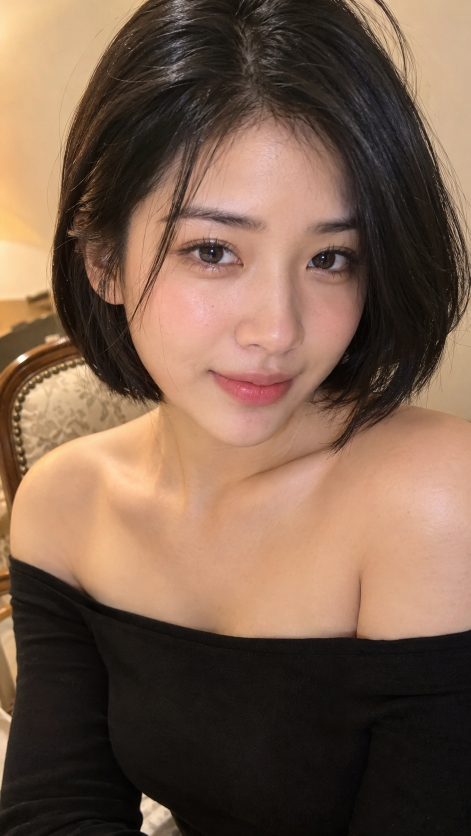
#> input picture assets/characters/Warmly Lit Bob Portrait.png, 941 x 1672 px (shown at 1/2 size)
$ python -i generate_character_sheet.py   (imports and definitions only)
#> lines starting #> are read from the running program, lines starting #| are printed output that depends on the picture; after the words box and inside, x2 and y2 are one past the last pixel; in counts of white or black regions, pixels touching at a corner belong together
#> further down, picture is the input picture: PIL image 941x1672 RGB; mean R, G, B 121.8, 94.6, 76.5
#!/usr/bin/env python3
"""Generate a per-outfit character sheet and register its identity.

ADR 0008 requires one multi-panel sheet per outfit, but the repository shipped a single
`studio_chic_black` sheet: `ARCHETYPE_IDENTITY_MAP` already points archetypes at
`kol_main_spa` / `kol_main_cozy` / `kol_main_techwear` / `kol_main_fashion`, so those
campaigns silently fell back to the black outfit. This tool closes that gap without
touching the canonical sheet.

It renders two references from the locked face anchor:

1. a 4-panel full-body turnaround (front / 45 / 90 / 180) on a flat neutral background;
2. a 2x2 close-up head grid (0 / 30 / 45 / 90), so the sheet matches the existing
   `character_sheet.png` layout (four body panels above four face panels).

Providers:
- ``flow2api`` (default): repo multimodal default (Gemini image / Nano Banana). The face
  anchor is honored; the probe measured SFace cosine ~0.84.
- ``minimax``: MiniMax ``image-01``. This proxy accepts ``file_list`` but ignores its
  content for identity: the probe measured SFace cosine ~0.16, i.e. a different face.
  Keep it for layout tests only; do not register a MiniMax sheet for production.

Both sources are watermark-cleaned with the same Telea pass used by the keyframe stage,
then composed at 2516 px wide (>= the 2048 px pre-flight minimum).

Example::

    python3 tools/generate_character_sheet.py \\
        --outfit-id minimalist_spa_silk \\
        --wardrobe-id costume_minimalist_spa_silk \\
        --identity-id kol_main_spa \\
        --identity-name "Minimalist Spa Silk" \\
        --character-tag "[KOL_MAIN_SPA]" \\
        --register

``--single-pass --aspect-ratio 16:9`` sends the canonical sheet plus the face anchor in one
Flow2API call and uses the returned image directly. 16:9 is required: the 4:3 image model
returns a portrait 3:4 canvas here and adds a second face row.

`--from-images` composes from already-downloaded sources and never touches the network.
"""

from __future__ import annotations

import argparse
import base64
import json
import re
import sys
import time
import urllib.error
import urllib.request
from pathlib import Path
from typing import Any, Sequence

import cv2
import numpy as np
from PIL import Image, ImageOps

BASE_DIR = Path(__file__).resolve().parent.parent
if str(BASE_DIR) not in sys.path:
    sys.path.insert(0, str(BASE_DIR))

from pipeline.config import (  # noqa: E402
    FLOW2API_API_KEY,
    FLOW2API_BASE_URL,
    MINIMAX_API_KEY,
    MINIMAX_BASE_URL,
)
from pipeline.offline import (  # noqa: E402
    OfflineNetworkError,
    guard_network,
    guarded_urlopen,
    guarded_urlretrieve,
)
from pipeline.wardrobe import WARDROBE_CATALOG, WardrobeItem  # noqa: E402
from tools.dramaclaw_shot_builder import (  # noqa: E402
    clean_watermark_inpaint,
    upload_reference_image,
)

CHARACTER_FILE = BASE_DIR / "assets" / "characters" / "kol_main" / "character.json"
DEFAULT_REFERENCE = BASE_DIR / "assets" / "characters" / "kol_main" / "face_anchor.png"

#: Matches the canonical studio_chic_black sheet: 4 x 629 px body panels over 4 x 629 px faces.
SHEET_WIDTH = 2516
FACE_PANEL = (629, 624)
TOP_BAND = 50
PANEL_GAP = 72
BOTTOM_BAND = 50
SHEET_BG = (219, 219, 219)  # matches the generated face grid; body studio grey is normalised onto it

IMAGE_MODEL = "image-01"
POLL_INTERVAL_SECONDS = 2
POLL_TIMEOUT_SECONDS = 180
MAX_ATTEMPTS = 3
RETRY_BACKOFF_SECONDS = 5
_TRANSIENT_MARKERS = ("503", "502", "504", "429", "upstream", "timeout", "temporarily")


class SheetGenerationError(RuntimeError):
    """MiniMax or composition failed; never paper over it with a placeholder sheet."""


# --------------------------------------------------------------------------------------
# Prompt construction
# --------------------------------------------------------------------------------------


# [9 lines that did not run here, left out]


# [22 lines that did not run here, left out]


# [14 lines that did not run here, left out]


# [41 lines that did not run here, left out]


# --------------------------------------------------------------------------------------
# MiniMax image-01
# --------------------------------------------------------------------------------------


def _poll_image_job(task_id: str) -> str:
    headers = {"User-Agent": "Mozilla/5.0", "Authorization": f"Bearer {MINIMAX_API_KEY}"}
    poll_url = f"{MINIMAX_BASE_URL}/v1/media/image/jobs/{task_id}"
    deadline = time.monotonic() + POLL_TIMEOUT_SECONDS
    while time.monotonic() < deadline:
        time.sleep(POLL_INTERVAL_SECONDS)
        req = urllib.request.Request(poll_url, headers=headers)
        with guarded_urlopen(req, operation="minimax.image_poll", timeout=30) as resp:
            payload = json.loads(resp.read().decode("utf-8"))
        status = str(payload.get("status", ""))
        if status == "Success":
            images = payload.get("images") or []
            if not images or not images[0].get("url"):
                raise SheetGenerationError(f"MiniMax job {task_id} succeeded without an image: {payload}")
            return images[0]["url"]
        if status in {"Fail", "Failed", "Error"}:
            raise SheetGenerationError(f"MiniMax job {task_id} failed: {payload}")
    raise SheetGenerationError(f"MiniMax job {task_id} timed out after {POLL_TIMEOUT_SECONDS}s")


def generate_minimax_image(
    prompt: str,
    aspect_ratio: str,
    reference_paths: Sequence[Path],
    output_path: Path,
) -> dict[str, Any]:
    """Submit one MiniMax image-01 job, download it, and Telea-clean the watermark."""
    guard_network("minimax.image_generation", f"character sheet {output_path.name}")
    if not reference_paths:
        raise SheetGenerationError("At least one identity reference is required")

    last_error: Exception | None = None
    for attempt in range(1, MAX_ATTEMPTS + 1):
        try:
            return _generate_once(prompt, aspect_ratio, reference_paths, output_path)
        except SheetGenerationError as exc:
            last_error = exc
            if not any(marker in str(exc).lower() for marker in _TRANSIENT_MARKERS) or attempt == MAX_ATTEMPTS:
                raise
            delay = RETRY_BACKOFF_SECONDS * attempt
            print(f"[Sheet] Transient MiniMax failure ({exc}); retrying in {delay}s ({attempt}/{MAX_ATTEMPTS})")
            time.sleep(delay)
    raise SheetGenerationError(f"MiniMax image generation failed: {last_error}")


def _generate_once(
    prompt: str,
    aspect_ratio: str,
    reference_paths: Sequence[Path],
    output_path: Path,
) -> dict[str, Any]:
    file_list = []
    for reference in reference_paths:
        file_list.append({"type": "character", "image_file": upload_reference_image(reference)})

    body = {
        "model": IMAGE_MODEL,
        "prompt": prompt,
        "aspect_ratio": aspect_ratio,
        "file_list": file_list,
    }
    req = urllib.request.Request(
        f"{MINIMAX_BASE_URL}/v1/media/image",
        data=json.dumps(body).encode("utf-8"),
        headers={
            "User-Agent": "Mozilla/5.0",
            "Authorization": f"Bearer {MINIMAX_API_KEY}",
            "Content-Type": "application/json",
        },
    )
    with guarded_urlopen(req, operation="minimax.image_generation", timeout=180) as resp:
        submitted = json.loads(resp.read().decode("utf-8"))
    task_id = submitted.get("task_id")
    if not task_id:
        raise SheetGenerationError(f"MiniMax rejected the image job: {submitted}")

    image_url = _poll_image_job(task_id)
    size, watermark_pixels = _download_and_clean(image_url, output_path, operation="minimax.image_download")
    return {
        "provider": "minimax",
        "model": IMAGE_MODEL,
        "task_id": task_id,
        "prompt": prompt,
        "aspect_ratio": aspect_ratio,
        "references": [str(p) for p in reference_paths],
        "image_url": image_url,
        "size": list(size),
        "watermark_pixels": watermark_pixels,
    }


FLOW2API_MODELS = {
    "16:9": "gemini-3.1-flash-image-landscape-2k",
    "1:1": "gemini-3.1-flash-image-square-2k",
    "4:3": "gemini-3.1-flash-image-four-three-2k",
    "3:4": "gemini-3.1-flash-image-three-four-2k",
    "9:16": "gemini-3.1-flash-image-portrait-2k",
}


# [81 lines left out: functions _download_and_clean, generate_flow2api_image, not called in this run]


# --------------------------------------------------------------------------------------
# Composition
# --------------------------------------------------------------------------------------


def _background_colour(img: Image.Image) -> tuple[int, int, int]:
    rgb = img.convert("RGB")
    w, h = rgb.size
    samples = []
    for x, y in ((0, 0), (w - 1, 0), (0, h - 1), (w - 1, h - 1)):
        samples.append(rgb.getpixel((x, y)))
#> after the loop, samples = [(248, 211, 163), (205, 180, 149), (25, 22, 18), (13, 14, 12)]
    samples.sort()
    return samples[len(samples) // 2]


def _border_background_mask(img: Image.Image, tolerance: int = 7) -> "np.ndarray":
    """Boolean mask of the flat studio background connected to the image border.

    Only border-connected pixels are replaced, so white garment areas inside the
    silhouette (the spa robe) stay untouched even when they are close to the backdrop.
    """
    rgb = img.convert("RGB")
    arr = np.asarray(rgb).astype(np.int16)
    bg = np.asarray(_background_colour(rgb), dtype=np.int16)
#> bg = [205, 180, 149]
    close = (np.abs(arr - bg).max(axis=2) <= tolerance).astype(np.uint8)
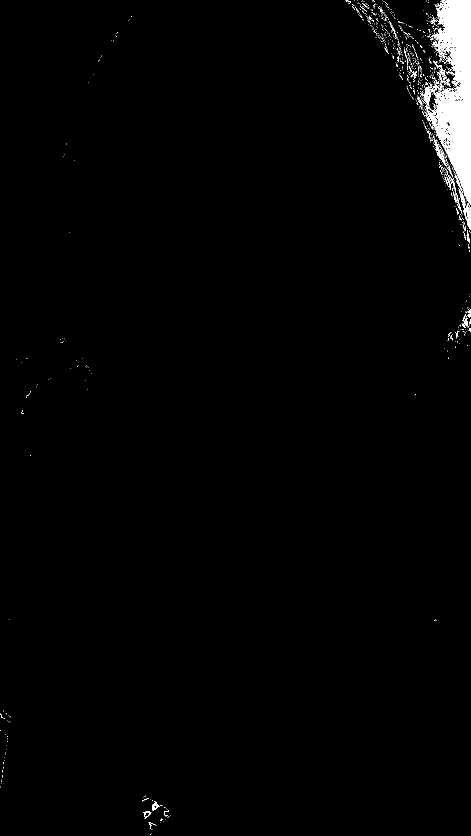
#> close: shape (1672, 941) (shown at 1/2 size); values 0 (black) and 1 (white), 1.6% white; 923 white regions (888 under 20 px), largest, box (x1, y1, x2, y2) and area: (842, 0, 941, 409) 20025, (916, 376, 941, 460) 542, (866, 271, 894, 333) 279
    count, labels, _stats, _centroids = cv2.connectedComponentsWithStats(close, 8)
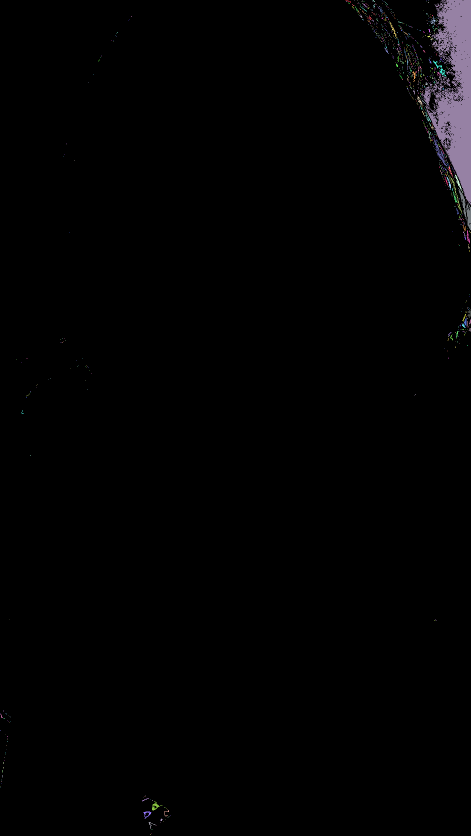
#> labels: shape (1672, 941) int32 (shown at 1/2 size); 924 distinct labels, from 0 to 923; one colour per label, 0 black
#> count = 924
    border_labels = (
        set(labels[0, :].tolist())
        | set(labels[-1, :].tolist())
        | set(labels[:, 0].tolist())
        | set(labels[:, -1].tolist())
    )
#> border_labels = 15 items
    border_labels.discard(0)
    if not border_labels:
        return np.zeros(close.shape, dtype=bool)
    return np.isin(labels, list(border_labels))
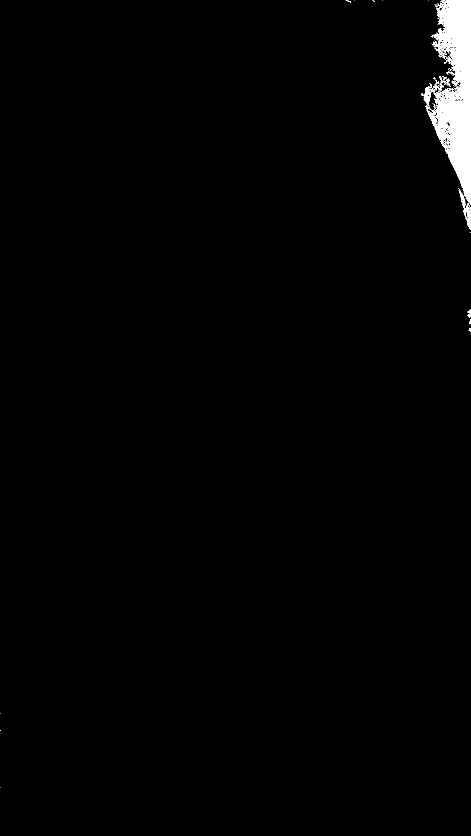
#> returned value: shape (1672, 941) bool (shown at 1/2 size); 1.3% white; 14 white regions (11 under 20 px), largest, box (x1, y1, x2, y2) and area: (842, 0, 941, 409) 20025, (916, 376, 941, 460) 542, (935, 619, 941, 636) 57


# [4 lines left out: function _replace_background, not called in this run]


def _trim_to_subject(img: Image.Image, bg_mask: "np.ndarray | None" = None, margin_ratio: float = 0.015) -> Image.Image:
    """Crop the flat studio background around the subject, keeping a small breathing margin."""
    rgb = img.convert("RGB")
    if bg_mask is None:
        bg_mask = _border_background_mask(rgb)
    foreground = (~bg_mask).astype(np.uint8)
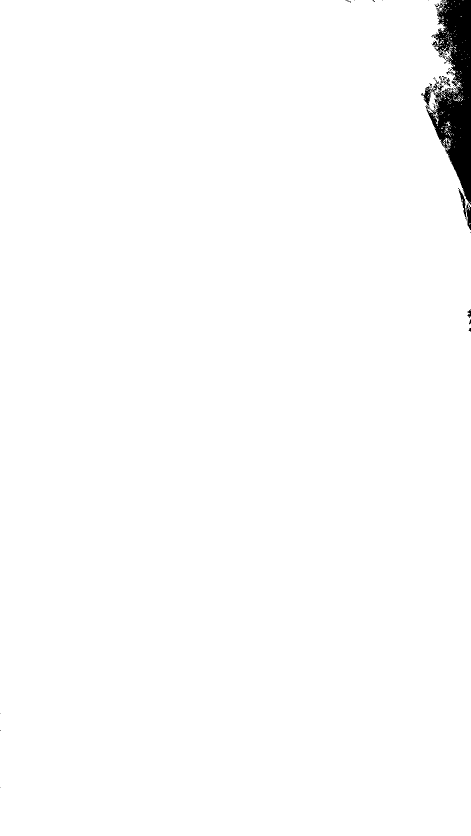
#> foreground: shape (1672, 941) (shown at 1/2 size); values 0 (black) and 1 (white), 98.7% white; 14 black regions (11 under 20 px), largest, box (x1, y1, x2, y2) and area: (842, 0, 941, 409) 20025, (916, 376, 941, 460) 542, (935, 619, 941, 636) 57
    count, _labels, stats, _centroids = cv2.connectedComponentsWithStats(foreground, 8)
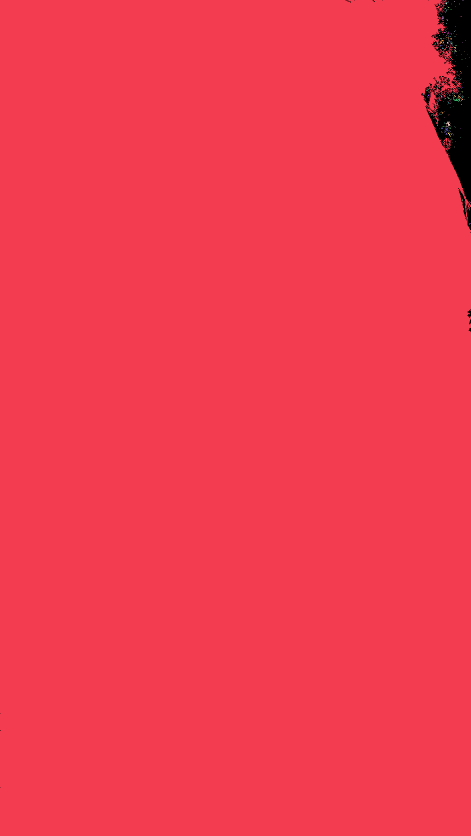
#> _labels: shape (1672, 941) int32 (shown at 1/2 size); 226 distinct labels, from 0 to 225; one colour per label, 0 black
#> count = 226; stats = 226 rows, first 6: [0, 0, 941, 1576, 20688], [0, 0, 941, 1672, 1551942], [925, 1, 2, 1, 2], [896, 2, 1, 1, 1], [909, 2, 1, 2, 2], [890, 4, 5, 5, 11]
    min_area = max(1, int(foreground.size * 0.0005))
    boxes = [
        (stats[i, cv2.CC_STAT_LEFT], stats[i, cv2.CC_STAT_TOP], stats[i, cv2.CC_STAT_WIDTH], stats[i, cv2.CC_STAT_HEIGHT])
        for i in range(1, count)
        if stats[i, cv2.CC_STAT_AREA] >= min_area
    ]
#> boxes = [(0, 0, 941, 1672)]
    if not boxes:
        return rgb
    left = min(box[0] for box in boxes)
#> left = 0
    top = min(box[1] for box in boxes)
#> top = 0
    right = max(box[0] + box[2] for box in boxes)
#> right = 941
    bottom = max(box[1] + box[3] for box in boxes)
#> bottom = 1672
    w, h = rgb.size
    margin_x = max(1, round((right - left) * margin_ratio))
#> margin_x = 14
    margin_y = max(1, round((bottom - top) * margin_ratio))
#> margin_y = 25
    return rgb.crop(
        (
            max(0, left - margin_x),
            max(0, top - margin_y),
            min(w, right + margin_x),
            min(h, bottom + margin_y),
        )
    )


# [427 lines left out: functions _quiet_runs, _split_body_panels, _split_face_grid, compose_character_sheet, register_identity, _parse_args and 2 more, not called in this run]


# [2 lines not run here, left out]

>>> from PIL import Image
>>> picture = Image.open('../assets/characters/Warmly Lit Bob Portrait.png')
>>> result = _trim_to_subject(picture)
